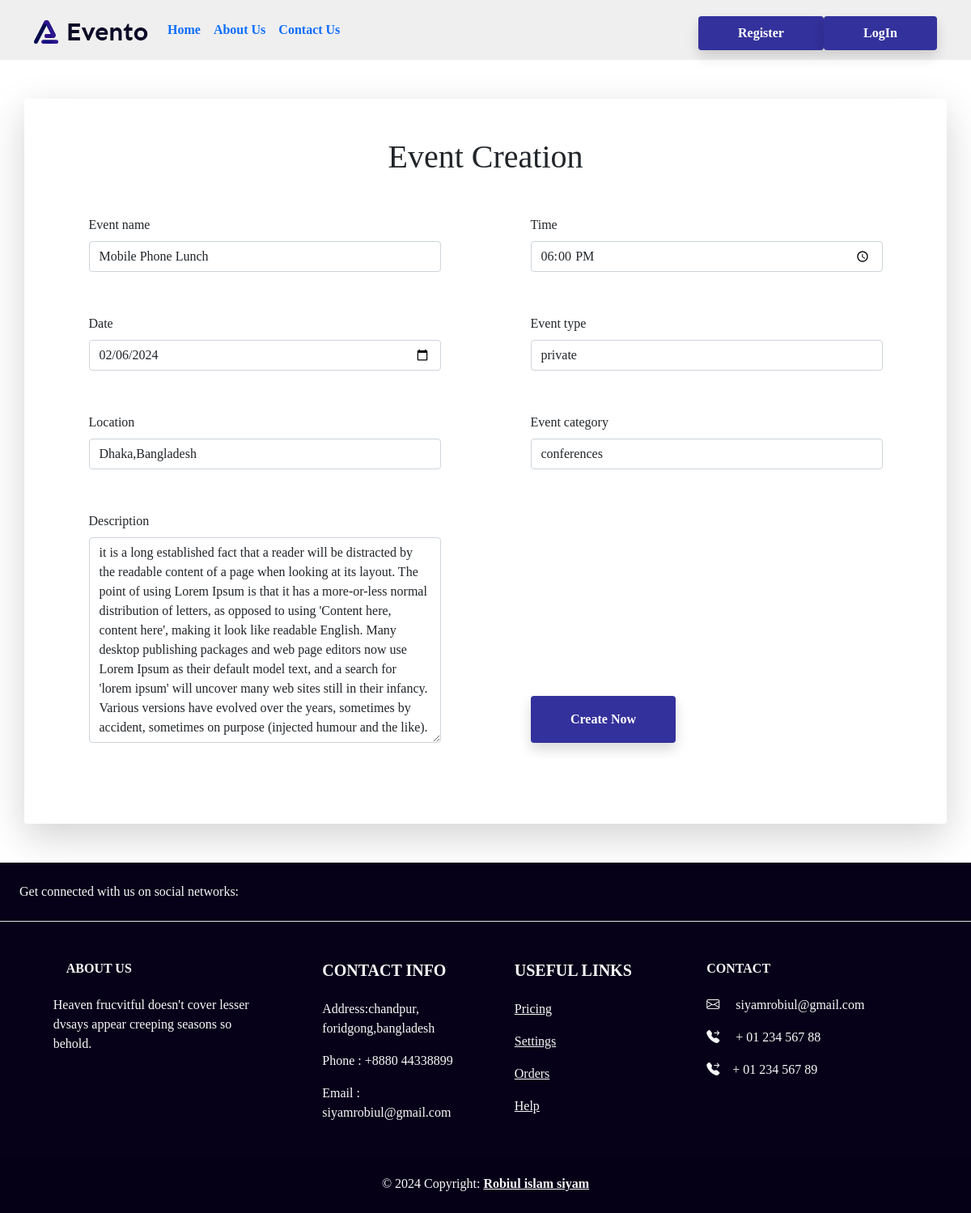
The page /event/update/16/ on the database as committed earlier.
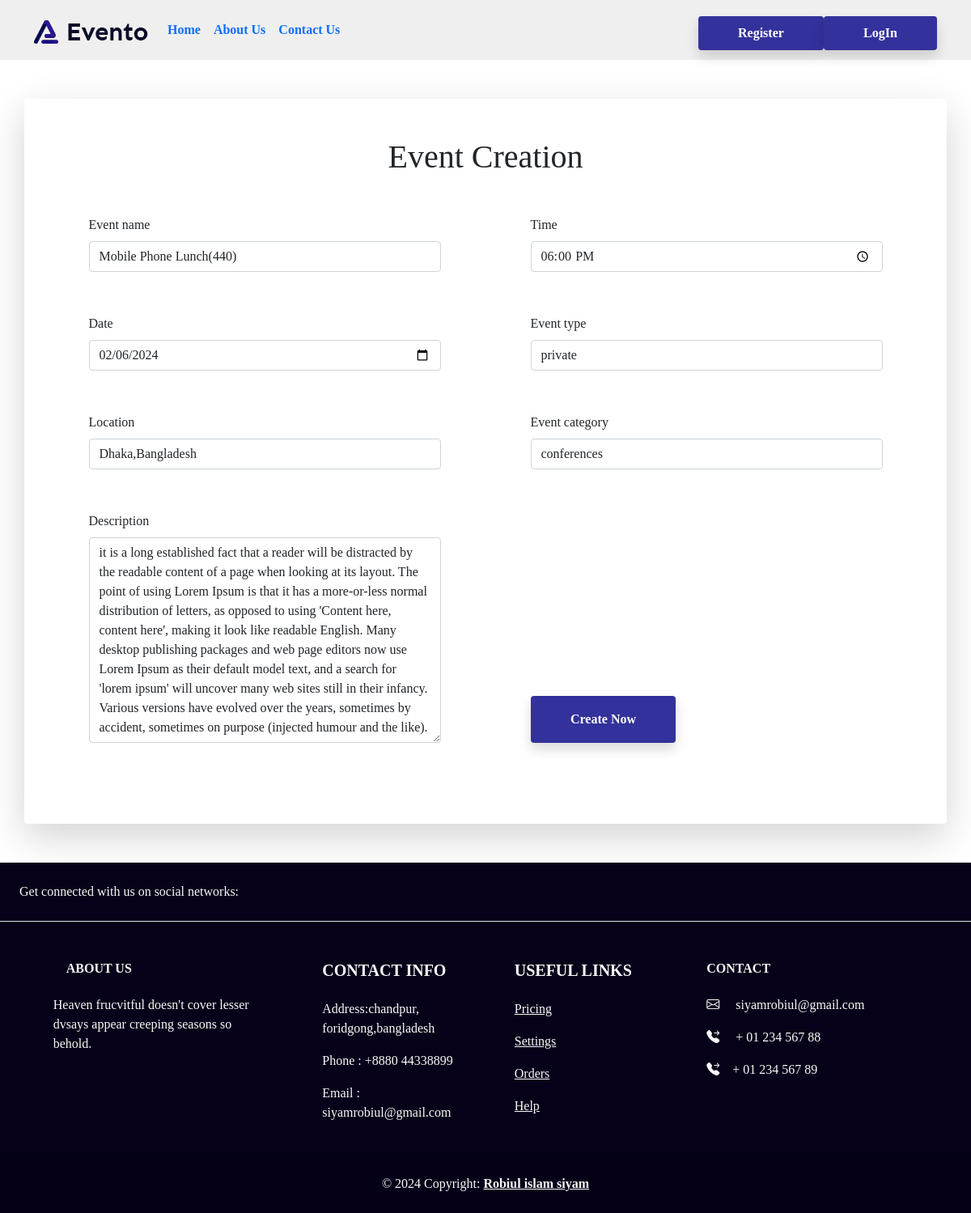
The same page on the database as committed later.
### Event_creation/models.py (models this page shows, shortened)
class Event_creation_model(models.Model):
    event_category = models.ForeignKey(
        Event_category, blank=True, null=True, on_delete=models.CASCADE, default=None
    )
    user = models.ForeignKey(User, blank=True,on_delete=models.CASCADE,null=True)
    count = models.IntegerField(default=0)
    event_name = models.CharField(max_length=250)
    date = models.DateField()
    time = models.TimeField()
    location = models.CharField(max_length=50)
    description = models.TextField()
    event_type = models.CharField(
        max_length=50, choices=EVENT_TYPE_CHOICES, default="Pablic"
    )

### Event_creation/views.py (the view, shortened to what this page needs)
# urls.py: path("update/<int:pk>/", views.UpdateViewUser.as_view(),name='update'),
class UpdateViewUser(UpdateView,LoginRequiredMixin):
    template_name = 'event_creation.html'
    model = Event_creation_model
    form_class = UserEventForm

### Event_creation/forms.py (shortened to what this page needs)
class UserEventForm(ModelForm):
    date = forms.DateField(widget=forms.DateInput(attrs={"type": "date"}))
    time = forms.TimeField(widget=forms.TimeInput(attrs={"type": "Time"}))
    class Meta:
        model = Event_creation_model
        fields = [
            "event_name",
            "event_category",
            "date",
            "time",
            "location",
            "description",
            "event_type",
        ]
    def __init__(self, **kwargs):
        super().__init__(**kwargs)
        for field in self.fields:
            self.fields[field].widget.attrs.update({"class": "form-control"})

### EventCategory/models.py (called while the page is built)
    def __str__(self):
        return self.event_category_tags

### Event_creation/templates/event_creation.html (shortened to what this page needs)
{% extends 'base.html'%}
{% block content %}
<div class="container mt-5 mb-5 border-none shadow-lg p-5 rounded">
    <h1 class="text-center "> Event Creation  </h1>
    <form method="post" class="d-flex mt-5  flex-wrap gap-5 mb-5">
        <div class="mb-1 col-5 m-auto">
            <label for="{{form.event_name.id_for_label}}" class="form-label">{{form.event_name.label}}</label>
            {{ form.event_name }}
        </div>
        <div class="mb-1 col-5 m-auto">
            <label for="{{form.time.id_for_label}}" class="form-label">{{form.time.label}}</label>
            {{ form.time }}
        </div>
        <div class="mb-1 col-5 m-auto">
            <label for="{{form.date.id_for_label}}" class="form-label">{{form.date.label}}</label>
            {{ form.date }}
        </div>
        <div class="mb-1 col-5 m-auto">
            <label for="{{form.event_type.id_for_label}}" class="form-label">{{form.event_type.label}}</label>
            {{ form.event_type}}
        </div>
        <div class="mb-1 col-5 m-auto">
            <label for="{{form.location.id_for_label}}" class="form-label">{{form.location.label}}</label>
            {{ form.location}}
        </div>
        <div class="mb-1 col-5 m-auto">
            <label for="{{form.event_category.id_for_label}}" class="form-label">{{form.event_category.label}}</label>
            {{ form.event_category}}
        </div>
        <div class="mb-1 col-5 m-auto">
            <label for="{{form.description.id_for_label}}" class="form-label">{{form.description.label}}</label>
            {{ form.description}}
        </div>
        <div class="mb-1 col-5 m-auto">
            <button type="submit" class="hvr-sweep-to-bottom  sm-btn px-5 py-3 all-button fw-bold btn shadow  mt-3">Create Now </button>
        </div>
    </form>
</div>
{%endblock %}

Rows that differ between the two databases and show on the page:
changed Event_creation_model "private": event_name "Mobile Phone Lunch" → "Mobile Phone Lunch(440)"
